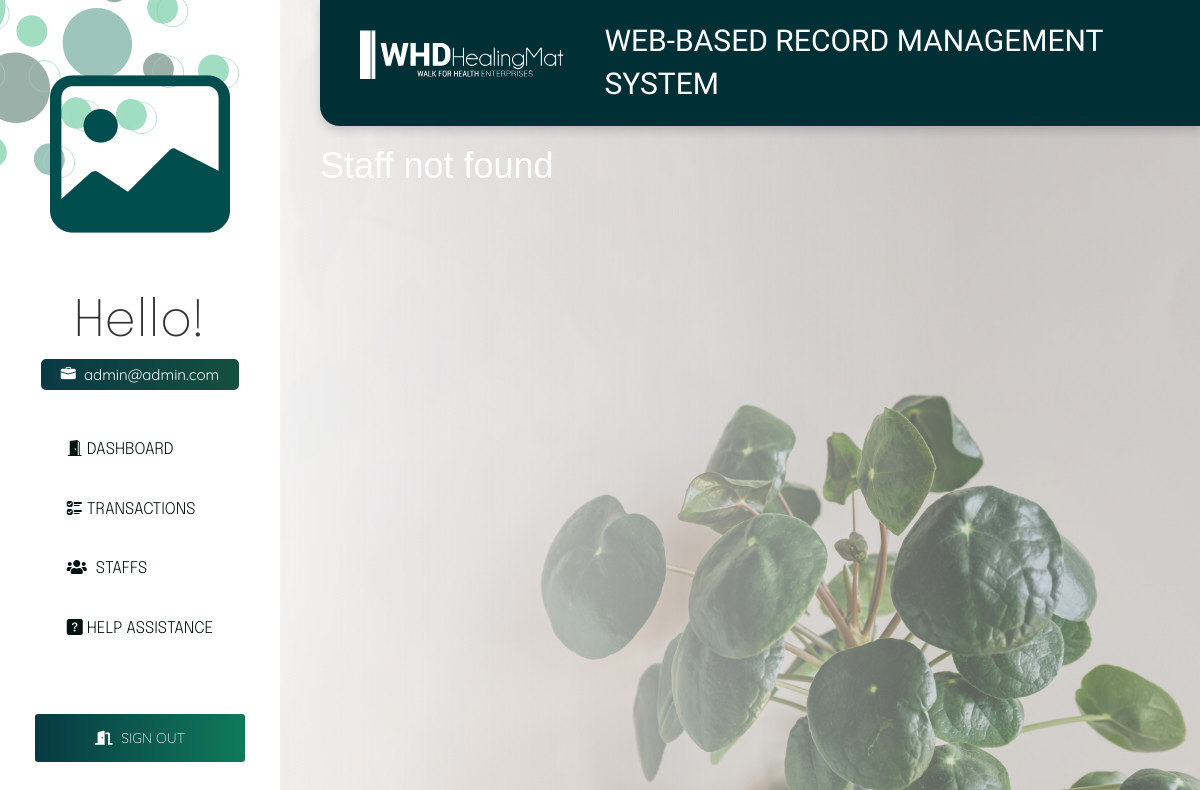
Page /staff/2/update (signed in) on the earlier database version.
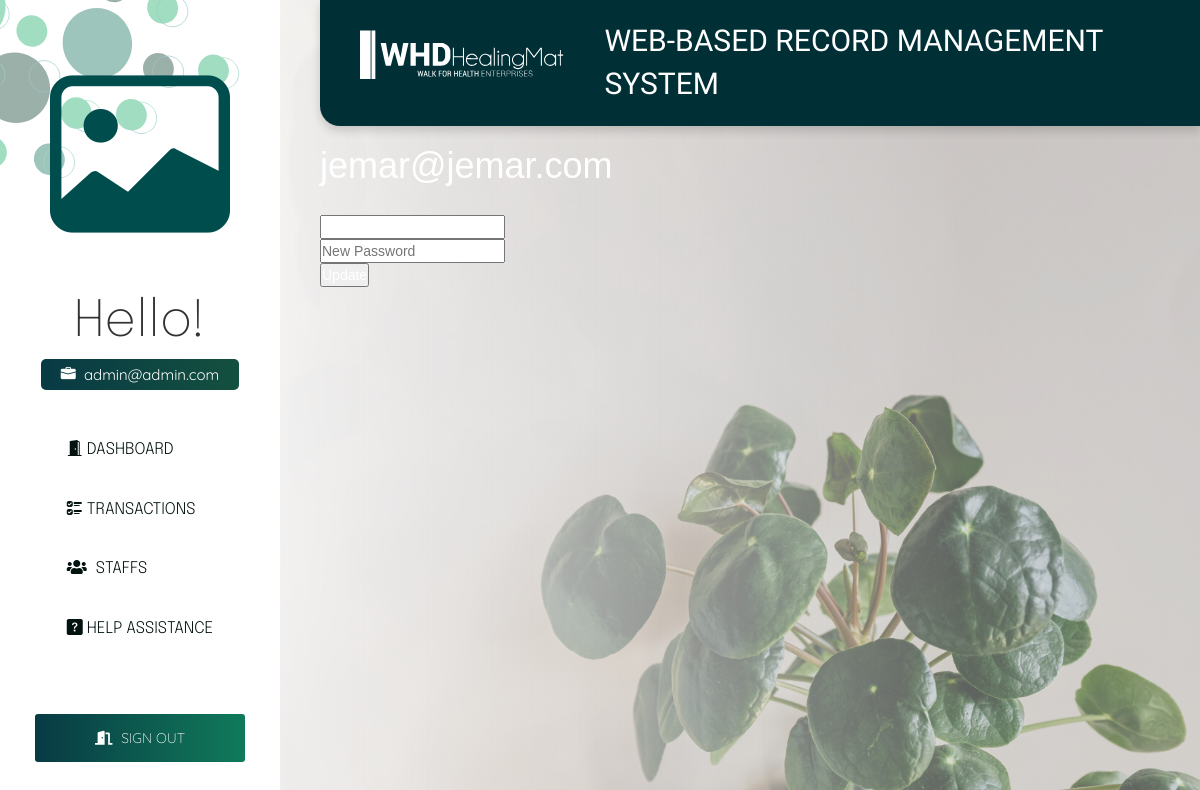
Same page on the later database version.
### models.py (models this page shows, shortened)
class Staff(db.Model):
    __tablename__ = 'staff'
    staff_id = db.Column(db.Integer, primary_key=True)
    staff_email = db.Column(db.String(200), unique=True)
    staff_password = db.Column(db.String(200), nullable=False)

### blueprint/staff.py (the view, shortened to what this page needs)
@staff_bp.route('/staff/<id>/update', methods=['GET', 'POST'])
def staff_update(id):
    staff = Staff.query.filter_by(staff_id=id).first()
    return render_template('staff/update_page.html', staff=staff)

### blueprint/staff.py (called while the page is built)
def staff_bp_middleware():
    if not is_authenticated():
        return redirect(url_for('auth_bp.login_page'))

### helper/functions.py (called while the page is built)
def is_authenticated():
    if session.get('signedin'):
        return True
    return False

### templates/staff/update_page.html (shortened to what this page needs)
{% extends 'auth/auth_base.html' %}
{% block head %}
<link rel="stylesheet" href="{{ url_for('static', filename='css/staff.css') }}">
{% endblock %}
{% block body %}
<h1>{{staff.staff_email}}</h1>
{% if staff %}
<form action="{{url_for('staff_bp.staff_update', id=staff.staff_id)}}" method="POST">
    <input type="hidden" name="id" value="{{staff.staff_id}}"> <br>
    <input type="email" name="email" value="{{staff.staff_email}}" placeholder="Email" autocomplete="off"> <br>
    <input type="password" name="password" placeholder="New Password" autocomplete="off"> <br>
    <input type="submit" value="Update">
</form>
{% else %}
	<h1>Staff not found</h1>
{% endif %}
{% endblock %}

Differences in the rows shown:
added Staff: staff_email "jemar@jemar.com", email "jemar@jemar.com"
Other differences:
form field value: (not shown) → "Update"
text no longer shown: "Staff not found"
